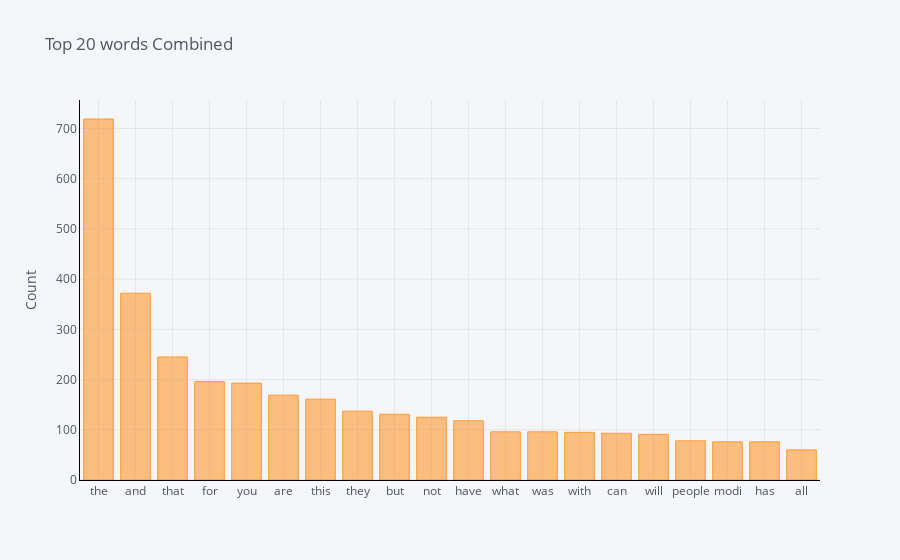

The cell this chart's notebook holds for it:
### Code cell
from sklearn.feature_extraction.text import CountVectorizer

def get_top_n_words(corpus, n=None):
    vec = CountVectorizer().fit(corpus)
    bag_of_words = vec.transform(corpus)
    sum_words = bag_of_words.sum(axis=0)
    words_freq = [(word, sum_words[0, idx]) for word, idx in vec.vocabulary_.items()]
    words_freq =sorted(words_freq, key = lambda x: x[1], reverse=True)
    return words_freq[:n]


common_words = get_top_n_words(df['clean_comment'].dropna().tolist(), 20)
df1 = pd.DataFrame(common_words, columns = ['ReviewText' , 'count'])
df1.groupby('ReviewText').sum()['count'].sort_values(ascending=False).iplot(
    kind='bar', yTitle='Count', linecolor='black', title='Top 20 words Combined')

### Figure 1 — Plotly figure (JSON) as saved in the notebook; plotly's stock layout.template omitted (floating-point values rounded to 4 significant figures)
{"data": [{"marker": {"color": "rgba(255, 153, 51, 0.6)", "line": {"color": "rgba(255, 153, 51, 1.0)", "width": 1}}, "name": "count", "orientation": "v", "text": "", "x": ["the", "and", "that", "for", "you", "are", "this", "they", "but", "not", "have", "what", "was", "with", "can", "will", "people", "modi", "has", "all"], "y": [719, 372, 245, 196, 193, 169, 161, 137, 131, 125, 118, 96, 96, 95, 93, 91, 78, 76, 76, 60], "type": "bar"}], "layout": {"legend": {"bgcolor": "#F5F6F9", "font": {"color": "#4D5663"}}, "paper_bgcolor": "#F5F6F9", "plot_bgcolor": "#F5F6F9", "title": {"font": {"color": "#4D5663"}, "text": "Top 20 words Combined"}, "xaxis": {"gridcolor": "#E1E5ED", "linecolor": "black", "showgrid": true, "tickfont": {"color": "#4D5663"}, "title": {"font": {"color": "#4D5663"}, "text": ""}, "zerolinecolor": "#E1E5ED", "type": "category", "range": [-0.5, 19.5], "autorange": true}, "yaxis": {"gridcolor": "#E1E5ED", "linecolor": "black", "showgrid": true, "tickfont": {"color": "#4D5663"}, "title": {"font": {"color": "#4D5663"}, "text": "Count"}, "zerolinecolor": "#E1E5ED", "type": "linear", "range": [0, 756.8], "autorange": true}, "autosize": true}}
